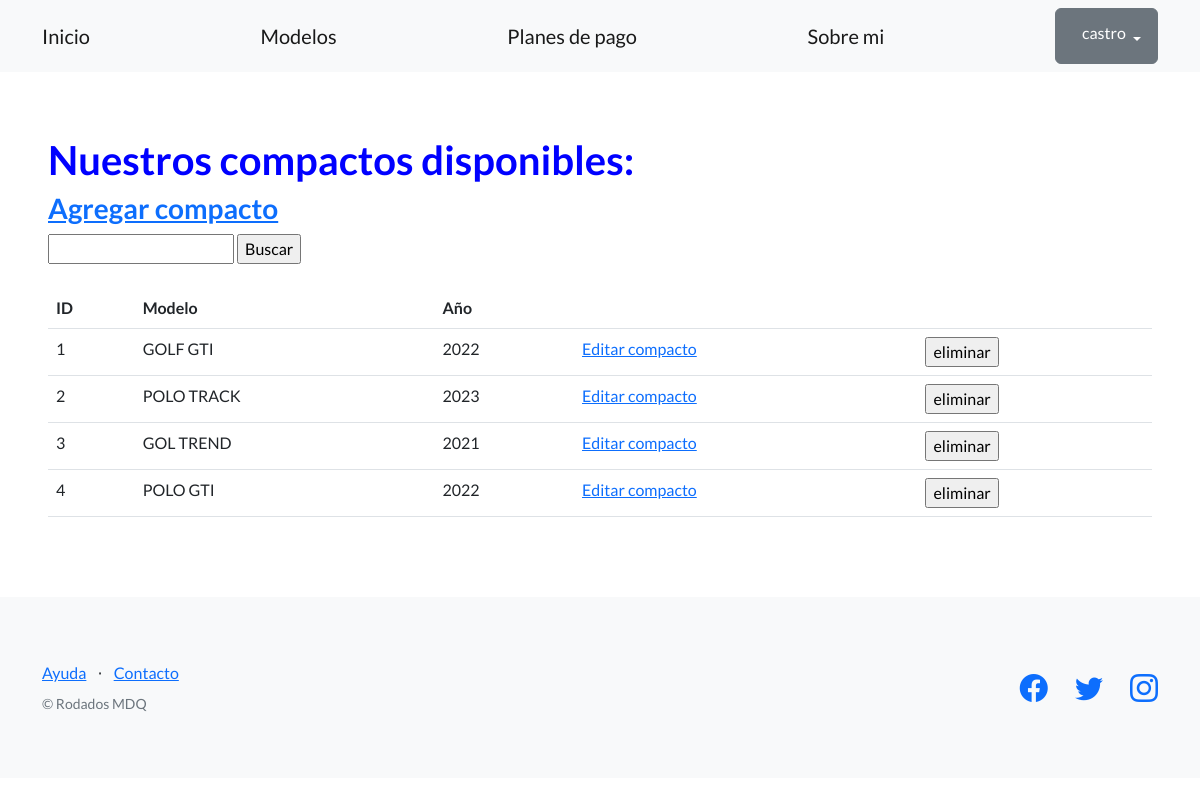
/pages/compacto/ (signed in), run on an earlier commit of the app's database.
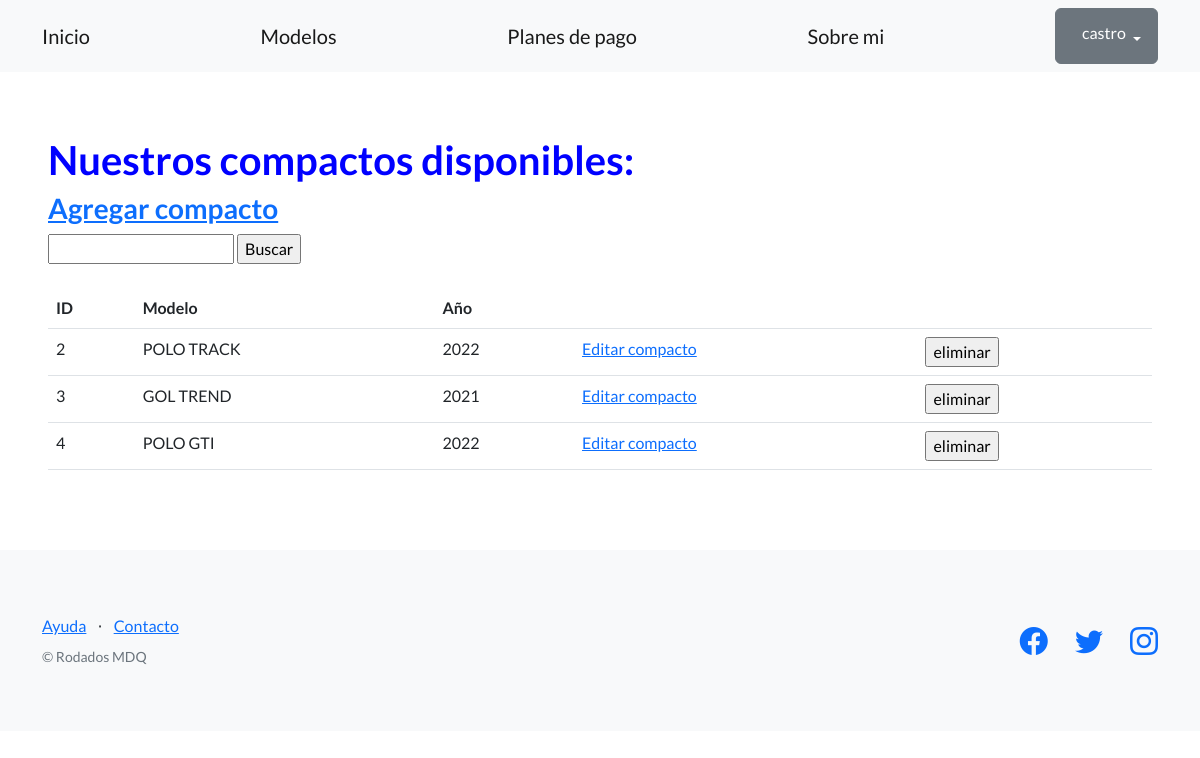
And on a later commit of the database.
### blog_rodados/models.py (models this page shows, shortened)
class Compacto(models.Model):
    marca = models.CharField(max_length=32)
    modelo = models.CharField(max_length=32)
    anio = models.IntegerField()

### blog_rodados/views.py (the view)
# urls.py: path("compacto/", listar_compactos, name="auto_compacto"),
def listar_compactos(request):
    contexto = {
        "compacto": Compacto.objects.all(),
    }
    http_response = render(
        request=request,
        template_name='blog_rodados/lista_compacto.html',
        context=contexto,
    )
    return http_response

### blog_rodados/templates/blog_rodados/lista_compacto.html (shortened to what this page needs)
{% extends "base.html" %}
{% block contenido %}
<h1 style="color:blue;">
  Nuestros compactos disponibles:
</h1>
<h3><a href="{% url 'crear_compacto'  %}">Agregar compacto</a></h3>
<form action="{% url 'buscar_compacto' %}" method="post">
  <input type="text" name="busqueda">
  <input type="submit" value="Buscar">
</form>
<br>
<table class="table">
  <tbody>
    <tr>
      <th>ID</th>
      <th>Modelo</th>
      <th>Año</th>
      <th></th>
      <th></th>
    </tr>
    {% for compactos in compacto %}
    <tr>
      <td>{{ compactos.id }}</td>
      <td>{{ compactos.modelo }}</td>
      <td>{{ compactos.anio }}</td>
      <td><a href="{% url 'editar_compacto' compactos.id %}">Editar compacto</a></td>
      <td>
        <form action="{% url 'eliminar_compacto' compactos.id %}" method="post">
          <input type="submit" value="eliminar"/>
        </form>
      </td>
    </tr>
    {% endfor %}
  </tbody>
</table>
{% endblock contenido %}

### templates_base/base.html (shortened to what this page needs)
{% load static %}
<!DOCTYPE html>
<html lang="en">
    <head>
        <link href="https://cdn.jsdelivr.net/npm/bootstrap-icons@1.5.0/font/bootstrap-icons.css" rel="stylesheet" type="text/css" />
        <link href="{% static 'css/styles.css' %}" rel="stylesheet" />
    </head>
    <body>
        <nav class="navbar navbar-light bg-light static-top">
            <div class="container">
                <a class="navbar-brand" href="{% url 'inicio' %}">Inicio</a>
                <a class="navbar-brand" href="{% url 'lista_modelos' %}">Modelos</a>
                <a class="navbar-brand" href="{% url 'pagos' %}">Planes de pago</a>
                <a class="navbar-brand" href="{% url 'about' %}">Sobre mi</a>
                {% if user.is_authenticated %}
                <div class="dropdown">
                    <button class="btn btn-secondary dropdown-toggle" type="button" id="dropdownMenuButton1" data-bs-toggle="dropdown" aria-expanded="false">
                        <div style="display: inline-flex;">
                            <span>{{ user.username }}</span>
                        </div>
                    </button>
                </div>
                {% else %}
                <a class="btn btn-primary" href="{% url 'login' %}">Iniciar sesión</a>
                {% endif %}
            </div>
        </nav>
        <section style="padding:4rem 3rem;">
            {% block contenido %}
            {% endblock contenido %}
        </section>
        <footer class="footer bg-light">
            <div class="container">
                <div class="row">
                    <div class="col-lg-6 h-100 text-center text-lg-start my-auto">
                        <ul class="list-inline mb-2">
                            <li class="list-inline-item"><a href="#!">Ayuda</a></li>
                            <li class="list-inline-item">⋅</li>
                            <li class="list-inline-item"><a href="#!">Contacto</a></li>
                        </ul>
                        <p class="text-muted small mb-4 mb-lg-0">&copy; Rodados MDQ</p>
                    </div>
                    <div class="col-lg-6 h-100 text-center text-lg-end my-auto">
                        <ul class="list-inline mb-0">
                            <li class="list-inline-item me-4">
                                <a href="https://www.facebook.com/Coderhouse/"><i class="bi-facebook fs-3"></i></a>
                            </li>
                            <li class="list-inline-item me-4">
                                <a href="https://twitter.com/coderhouse"><i class="bi-twitter fs-3"></i></a>
                            </li>
                            <li class="list-inline-item">
                                <a href="https://www.instagram.com/coderhouse"><i class="bi-instagram fs-3"></i></a>
                            </li>
                        </ul>
                    </div>
                </div>
            </div>
        </footer>
    </body>
</html>

What changed in the data, as far as the page shows it:
removed Compacto: id "1", modelo "GOLF GTI", anio "2022"
changed Compacto "POLO TRACK": anio "2023" → "2022"
